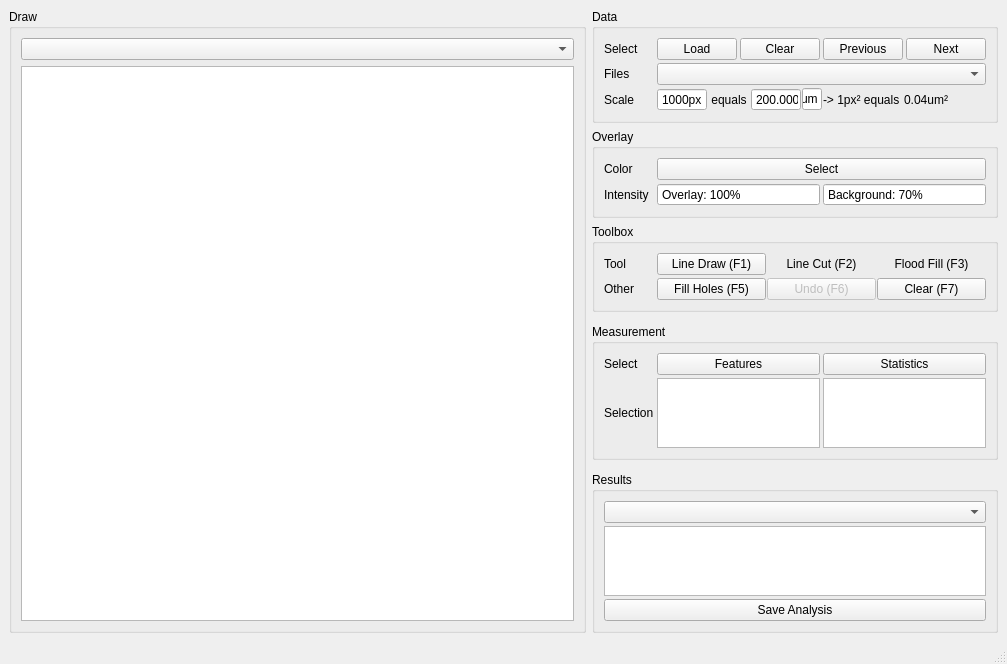
<?xml version="1.0" encoding="UTF-8"?>
<ui version="4.0">
 <class>D_MAKRO_ManuelSegmentation</class>
 <widget class="QMainWindow" name="D_MAKRO_ManuelSegmentation">
  <property name="geometry">
   <rect>
    <x>0</x>
    <y>0</y>
    <width>1007</width>
    <height>661</height>
   </rect>
  </property>
  <property name="windowTitle">
   <string>MainWindow</string>
  </property>
  <widget class="QWidget" name="centralwidget">
   <layout class="QGridLayout" name="gridLayout">
    <item row="0" column="2">
     <widget class="QGroupBox" name="groupBox_Data">
      <property name="sizePolicy">
       <sizepolicy hsizetype="Preferred" vsizetype="Maximum">
        <horstretch>1</horstretch>
        <verstretch>0</verstretch>
       </sizepolicy>
      </property>
      <property name="title">
       <string>Data</string>
      </property>
      <layout class="QGridLayout" name="gridLayout_5">
       <property name="spacing">
        <number>3</number>
       </property>
       <item row="1" column="1" colspan="4">
        <widget class="QComboBox" name="comboBox_Data"/>
       </item>
       <item row="0" column="2">
        <widget class="QPushButton" name="pushButton_Data_Clear">
         <property name="sizePolicy">
          <sizepolicy hsizetype="Minimum" vsizetype="Fixed">
           <horstretch>0</horstretch>
           <verstretch>0</verstretch>
          </sizepolicy>
         </property>
         <property name="text">
          <string>Clear</string>
         </property>
        </widget>
       </item>
       <item row="0" column="1">
        <widget class="QPushButton" name="pushButton_Data_Load">
         <property name="sizePolicy">
          <sizepolicy hsizetype="Minimum" vsizetype="Fixed">
           <horstretch>0</horstretch>
           <verstretch>0</verstretch>
          </sizepolicy>
         </property>
         <property name="toolTip">
          <string>&lt;html&gt;&lt;head/&gt;&lt;body&gt;&lt;p&gt;Ctrl+O&lt;/p&gt;&lt;/body&gt;&lt;/html&gt;</string>
         </property>
         <property name="text">
          <string>Load</string>
         </property>
        </widget>
       </item>
       <item row="0" column="4">
        <widget class="QPushButton" name="pushButton_Data_Next">
         <property name="sizePolicy">
          <sizepolicy hsizetype="Minimum" vsizetype="Fixed">
           <horstretch>0</horstretch>
           <verstretch>0</verstretch>
          </sizepolicy>
         </property>
         <property name="toolTip">
          <string>&lt;html&gt;&lt;head/&gt;&lt;body&gt;&lt;p&gt;Ctrl+N&lt;/p&gt;&lt;/body&gt;&lt;/html&gt;</string>
         </property>
         <property name="text">
          <string>Next</string>
         </property>
         <property name="shortcut">
          <string>Ctrl+N</string>
         </property>
        </widget>
       </item>
       <item row="0" column="3">
        <widget class="QPushButton" name="pushButton_Data_Previous">
         <property name="sizePolicy">
          <sizepolicy hsizetype="Minimum" vsizetype="Fixed">
           <horstretch>0</horstretch>
           <verstretch>0</verstretch>
          </sizepolicy>
         </property>
         <property name="toolTip">
          <string>&lt;html&gt;&lt;head/&gt;&lt;body&gt;&lt;p&gt;Ctrl+B&lt;/p&gt;&lt;/body&gt;&lt;/html&gt;</string>
         </property>
         <property name="text">
          <string>Previous</string>
         </property>
         <property name="shortcut">
          <string>Ctrl+B</string>
         </property>
        </widget>
       </item>
       <item row="0" column="0">
        <widget class="QLabel" name="label_Select">
         <property name="minimumSize">
          <size>
           <width>50</width>
           <height>0</height>
          </size>
         </property>
         <property name="maximumSize">
          <size>
           <width>50</width>
           <height>16777215</height>
          </size>
         </property>
         <property name="text">
          <string>Select</string>
         </property>
        </widget>
       </item>
       <item row="1" column="0">
        <widget class="QLabel" name="label_Files">
         <property name="minimumSize">
          <size>
           <width>50</width>
           <height>0</height>
          </size>
         </property>
         <property name="maximumSize">
          <size>
           <width>50</width>
           <height>16777215</height>
          </size>
         </property>
         <property name="text">
          <string>Files</string>
         </property>
        </widget>
       </item>
       <item row="2" column="0">
        <widget class="QLabel" name="label_Scale">
         <property name="minimumSize">
          <size>
           <width>50</width>
           <height>0</height>
          </size>
         </property>
         <property name="maximumSize">
          <size>
           <width>50</width>
           <height>16777215</height>
          </size>
         </property>
         <property name="text">
          <string>Scale</string>
         </property>
        </widget>
       </item>
       <item row="2" column="1" colspan="4">
        <layout class="QHBoxLayout" name="horizontalLayout_Scale">
         <property name="spacing">
          <number>1</number>
         </property>
         <item>
          <widget class="QSpinBox" name="spinBox_Scale_Px">
           <property name="sizePolicy">
            <sizepolicy hsizetype="Maximum" vsizetype="Fixed">
             <horstretch>0</horstretch>
             <verstretch>0</verstretch>
            </sizepolicy>
           </property>
           <property name="minimumSize">
            <size>
             <width>50</width>
             <height>0</height>
            </size>
           </property>
           <property name="maximumSize">
            <size>
             <width>50</width>
             <height>16777215</height>
            </size>
           </property>
           <property name="buttonSymbols">
            <enum>QAbstractSpinBox::NoButtons</enum>
           </property>
           <property name="suffix">
            <string>px</string>
           </property>
           <property name="minimum">
            <number>1</number>
           </property>
           <property name="maximum">
            <number>99999</number>
           </property>
           <property name="value">
            <number>1000</number>
           </property>
          </widget>
         </item>
         <item>
          <widget class="QLabel" name="label_Scale_2">
           <property name="sizePolicy">
            <sizepolicy hsizetype="Maximum" vsizetype="Preferred">
             <horstretch>0</horstretch>
             <verstretch>0</verstretch>
            </sizepolicy>
           </property>
           <property name="text">
            <string> equals </string>
           </property>
          </widget>
         </item>
         <item>
          <widget class="QDoubleSpinBox" name="doubleSpinBox_Scale_CutomUnit">
           <property name="sizePolicy">
            <sizepolicy hsizetype="Maximum" vsizetype="Fixed">
             <horstretch>0</horstretch>
             <verstretch>0</verstretch>
            </sizepolicy>
           </property>
           <property name="minimumSize">
            <size>
             <width>50</width>
             <height>0</height>
            </size>
           </property>
           <property name="maximumSize">
            <size>
             <width>50</width>
             <height>16777215</height>
            </size>
           </property>
           <property name="buttonSymbols">
            <enum>QAbstractSpinBox::NoButtons</enum>
           </property>
           <property name="decimals">
            <number>3</number>
           </property>
           <property name="maximum">
            <double>99999.000000000000000</double>
           </property>
           <property name="value">
            <double>200.000000000000000</double>
           </property>
          </widget>
         </item>
         <item>
          <widget class="QLineEdit" name="lineEdit_Scale_CustomUnit">
           <property name="sizePolicy">
            <sizepolicy hsizetype="Maximum" vsizetype="Fixed">
             <horstretch>0</horstretch>
             <verstretch>0</verstretch>
            </sizepolicy>
           </property>
           <property name="minimumSize">
            <size>
             <width>20</width>
             <height>0</height>
            </size>
           </property>
           <property name="maximumSize">
            <size>
             <width>20</width>
             <height>16777215</height>
            </size>
           </property>
           <property name="text">
            <string>um</string>
           </property>
           <property name="readOnly">
            <bool>true</bool>
           </property>
          </widget>
         </item>
         <item>
          <widget class="QLabel" name="label_Scale_3">
           <property name="sizePolicy">
            <sizepolicy hsizetype="Maximum" vsizetype="Preferred">
             <horstretch>0</horstretch>
             <verstretch>0</verstretch>
            </sizepolicy>
           </property>
           <property name="text">
            <string>-&gt; 1px² equals </string>
           </property>
          </widget>
         </item>
         <item>
          <widget class="QLabel" name="label_Scale_Factor">
           <property name="text">
            <string>0.04um²</string>
           </property>
          </widget>
         </item>
        </layout>
       </item>
      </layout>
     </widget>
    </item>
    <item row="0" column="0" rowspan="7">
     <widget class="QGroupBox" name="groupBox_Draw">
      <property name="sizePolicy">
       <sizepolicy hsizetype="Preferred" vsizetype="Preferred">
        <horstretch>3</horstretch>
        <verstretch>0</verstretch>
       </sizepolicy>
      </property>
      <property name="title">
       <string>Draw</string>
      </property>
      <layout class="QGridLayout" name="gridLayout_2">
       <item row="1" column="0">
        <widget class="QGraphicsView" name="graphicsView_Draw">
         <property name="mouseTracking">
          <bool>true</bool>
         </property>
        </widget>
       </item>
       <item row="0" column="0">
        <widget class="QComboBox" name="comboBox_StepsDraw"/>
       </item>
      </layout>
     </widget>
    </item>
    <item row="4" column="2">
     <widget class="QGroupBox" name="groupBox_Measurement">
      <property name="sizePolicy">
       <sizepolicy hsizetype="Preferred" vsizetype="Maximum">
        <horstretch>1</horstretch>
        <verstretch>1</verstretch>
       </sizepolicy>
      </property>
      <property name="title">
       <string>Measurement</string>
      </property>
      <layout class="QGridLayout" name="gridLayout_4">
       <property name="spacing">
        <number>3</number>
       </property>
       <item row="1" column="2">
        <widget class="QPlainTextEdit" name="plainTextEdit_Stats">
         <property name="maximumSize">
          <size>
           <width>16777215</width>
           <height>100</height>
          </size>
         </property>
        </widget>
       </item>
       <item row="1" column="1">
        <widget class="QPlainTextEdit" name="plainTextEdit_Feats">
         <property name="maximumSize">
          <size>
           <width>16777215</width>
           <height>100</height>
          </size>
         </property>
        </widget>
       </item>
       <item row="0" column="1">
        <widget class="QPushButton" name="pushButton_Select_Feats">
         <property name="text">
          <string>Features</string>
         </property>
        </widget>
       </item>
       <item row="0" column="2">
        <widget class="QPushButton" name="pushButton_Select_Stats">
         <property name="text">
          <string>Statistics</string>
         </property>
        </widget>
       </item>
       <item row="0" column="0">
        <widget class="QLabel" name="label_4">
         <property name="minimumSize">
          <size>
           <width>50</width>
           <height>0</height>
          </size>
         </property>
         <property name="maximumSize">
          <size>
           <width>50</width>
           <height>16777215</height>
          </size>
         </property>
         <property name="text">
          <string>Select</string>
         </property>
        </widget>
       </item>
       <item row="1" column="0">
        <widget class="QLabel" name="label_5">
         <property name="minimumSize">
          <size>
           <width>50</width>
           <height>0</height>
          </size>
         </property>
         <property name="maximumSize">
          <size>
           <width>50</width>
           <height>16777215</height>
          </size>
         </property>
         <property name="text">
          <string>Selection</string>
         </property>
        </widget>
       </item>
      </layout>
     </widget>
    </item>
    <item row="6" column="2">
     <widget class="QGroupBox" name="groupBox_Results">
      <property name="sizePolicy">
       <sizepolicy hsizetype="Preferred" vsizetype="Preferred">
        <horstretch>1</horstretch>
        <verstretch>2</verstretch>
       </sizepolicy>
      </property>
      <property name="title">
       <string>Results</string>
      </property>
      <layout class="QGridLayout" name="gridLayout_3">
       <property name="spacing">
        <number>3</number>
       </property>
       <item row="1" column="0">
        <widget class="QStackedWidget" name="stackedWidget_Results">
         <widget class="QWidget" name="page_Graphics_Segmentation">
          <layout class="QGridLayout" name="gridLayout_7">
           <property name="leftMargin">
            <number>0</number>
           </property>
           <property name="topMargin">
            <number>0</number>
           </property>
           <property name="rightMargin">
            <number>0</number>
           </property>
           <property name="bottomMargin">
            <number>0</number>
           </property>
           <item row="0" column="0">
            <widget class="QGraphicsView" name="graphicsView_Res_Gra_Seg"/>
           </item>
          </layout>
         </widget>
         <widget class="QWidget" name="page_Res_Tab_Current_Feats">
          <layout class="QGridLayout" name="gridLayout_6">
           <property name="leftMargin">
            <number>0</number>
           </property>
           <property name="topMargin">
            <number>0</number>
           </property>
           <property name="rightMargin">
            <number>0</number>
           </property>
           <property name="bottomMargin">
            <number>0</number>
           </property>
           <item row="0" column="0">
            <widget class="QTableWidget" name="tableWidget_Res_Current_Feats"/>
           </item>
          </layout>
         </widget>
         <widget class="QWidget" name="page_Res_Tab_Current_Stats">
          <layout class="QGridLayout" name="gridLayout_10">
           <property name="leftMargin">
            <number>0</number>
           </property>
           <property name="topMargin">
            <number>0</number>
           </property>
           <property name="rightMargin">
            <number>0</number>
           </property>
           <property name="bottomMargin">
            <number>0</number>
           </property>
           <item row="0" column="0">
            <widget class="QTableWidget" name="tableWidget_Res_Current_Stats"/>
           </item>
          </layout>
         </widget>
         <widget class="QWidget" name="page_Res_Tab_All_Feats">
          <layout class="QGridLayout" name="gridLayout_9">
           <property name="leftMargin">
            <number>0</number>
           </property>
           <property name="topMargin">
            <number>0</number>
           </property>
           <property name="rightMargin">
            <number>0</number>
           </property>
           <property name="bottomMargin">
            <number>0</number>
           </property>
           <item row="0" column="0">
            <widget class="QTableWidget" name="tableWidget_Res_All_Feats"/>
           </item>
          </layout>
         </widget>
         <widget class="QWidget" name="page_Res_Tab_All_Stats">
          <layout class="QGridLayout" name="gridLayout_8">
           <property name="leftMargin">
            <number>0</number>
           </property>
           <property name="topMargin">
            <number>0</number>
           </property>
           <property name="rightMargin">
            <number>0</number>
           </property>
           <property name="bottomMargin">
            <number>0</number>
           </property>
           <item row="0" column="0">
            <widget class="QTableWidget" name="tableWidget_Res_All_Stats"/>
           </item>
          </layout>
         </widget>
        </widget>
       </item>
       <item row="0" column="0">
        <widget class="QComboBox" name="comboBox_Results"/>
       </item>
       <item row="2" column="0">
        <widget class="QPushButton" name="pushButton_Results_SaveAnalysis">
         <property name="text">
          <string>Save Analysis</string>
         </property>
        </widget>
       </item>
      </layout>
     </widget>
    </item>
    <item row="2" column="2">
     <widget class="QGroupBox" name="groupBox_ToolBox">
      <property name="sizePolicy">
       <sizepolicy hsizetype="Preferred" vsizetype="Preferred">
        <horstretch>1</horstretch>
        <verstretch>0</verstretch>
       </sizepolicy>
      </property>
      <property name="title">
       <string>Toolbox</string>
      </property>
      <layout class="QGridLayout" name="gridLayout_11">
       <property name="spacing">
        <number>3</number>
       </property>
       <item row="2" column="1">
        <layout class="QHBoxLayout" name="horizontalLayout_Pen">
         <property name="spacing">
          <number>1</number>
         </property>
         <item>
          <widget class="QPushButton" name="pushButton_Draw_FillHoles">
           <property name="sizePolicy">
            <sizepolicy hsizetype="Preferred" vsizetype="Fixed">
             <horstretch>0</horstretch>
             <verstretch>0</verstretch>
            </sizepolicy>
           </property>
           <property name="text">
            <string>Fill Holes (F5)</string>
           </property>
           <property name="shortcut">
            <string>F5</string>
           </property>
           <property name="flat">
            <bool>false</bool>
           </property>
          </widget>
         </item>
         <item>
          <widget class="QPushButton" name="pushButton_Draw_Undo">
           <property name="enabled">
            <bool>false</bool>
           </property>
           <property name="sizePolicy">
            <sizepolicy hsizetype="Preferred" vsizetype="Fixed">
             <horstretch>0</horstretch>
             <verstretch>0</verstretch>
            </sizepolicy>
           </property>
           <property name="text">
            <string>Undo (F6)</string>
           </property>
           <property name="shortcut">
            <string>F6</string>
           </property>
           <property name="autoDefault">
            <bool>false</bool>
           </property>
           <property name="default">
            <bool>false</bool>
           </property>
           <property name="flat">
            <bool>false</bool>
           </property>
          </widget>
         </item>
         <item>
          <widget class="QPushButton" name="pushButton_Draw_Clear">
           <property name="text">
            <string>Clear (F7)</string>
           </property>
           <property name="shortcut">
            <string>F7</string>
           </property>
          </widget>
         </item>
        </layout>
       </item>
       <item row="1" column="1">
        <layout class="QHBoxLayout" name="horizontalLayout_Tool">
         <property name="spacing">
          <number>1</number>
         </property>
         <item>
          <widget class="QPushButton" name="pushButton_DrawTool_Line_FG">
           <property name="sizePolicy">
            <sizepolicy hsizetype="Preferred" vsizetype="Fixed">
             <horstretch>0</horstretch>
             <verstretch>0</verstretch>
            </sizepolicy>
           </property>
           <property name="text">
            <string>Line Draw (F1)</string>
           </property>
           <property name="shortcut">
            <string>F1</string>
           </property>
           <property name="flat">
            <bool>false</bool>
           </property>
          </widget>
         </item>
         <item>
          <widget class="QPushButton" name="pushButton_DrawTool_Line_BG">
           <property name="sizePolicy">
            <sizepolicy hsizetype="Preferred" vsizetype="Fixed">
             <horstretch>0</horstretch>
             <verstretch>0</verstretch>
            </sizepolicy>
           </property>
           <property name="text">
            <string>Line Cut (F2)</string>
           </property>
           <property name="shortcut">
            <string>F2</string>
           </property>
           <property name="flat">
            <bool>true</bool>
           </property>
          </widget>
         </item>
         <item>
          <widget class="QPushButton" name="pushButton_DrawTool_Floodfill">
           <property name="sizePolicy">
            <sizepolicy hsizetype="Preferred" vsizetype="Fixed">
             <horstretch>0</horstretch>
             <verstretch>0</verstretch>
            </sizepolicy>
           </property>
           <property name="text">
            <string>Flood Fill (F3)</string>
           </property>
           <property name="shortcut">
            <string>F3</string>
           </property>
           <property name="flat">
            <bool>true</bool>
           </property>
          </widget>
         </item>
        </layout>
       </item>
       <item row="2" column="0">
        <widget class="QLabel" name="label_Pen">
         <property name="sizePolicy">
          <sizepolicy hsizetype="Preferred" vsizetype="Preferred">
           <horstretch>0</horstretch>
           <verstretch>0</verstretch>
          </sizepolicy>
         </property>
         <property name="minimumSize">
          <size>
           <width>50</width>
           <height>0</height>
          </size>
         </property>
         <property name="maximumSize">
          <size>
           <width>50</width>
           <height>16777215</height>
          </size>
         </property>
         <property name="text">
          <string>Other</string>
         </property>
        </widget>
       </item>
       <item row="1" column="0">
        <widget class="QLabel" name="label_Tool">
         <property name="sizePolicy">
          <sizepolicy hsizetype="Preferred" vsizetype="Preferred">
           <horstretch>0</horstretch>
           <verstretch>0</verstretch>
          </sizepolicy>
         </property>
         <property name="minimumSize">
          <size>
           <width>50</width>
           <height>0</height>
          </size>
         </property>
         <property name="maximumSize">
          <size>
           <width>50</width>
           <height>16777215</height>
          </size>
         </property>
         <property name="text">
          <string>Tool</string>
         </property>
        </widget>
       </item>
      </layout>
     </widget>
    </item>
    <item row="1" column="2">
     <widget class="QGroupBox" name="groupBox_Overlay">
      <property name="title">
       <string>Overlay</string>
      </property>
      <layout class="QGridLayout" name="gridLayout_12">
       <property name="spacing">
        <number>3</number>
       </property>
       <item row="0" column="0">
        <widget class="QLabel" name="label_Overlay">
         <property name="sizePolicy">
          <sizepolicy hsizetype="Preferred" vsizetype="Preferred">
           <horstretch>0</horstretch>
           <verstretch>0</verstretch>
          </sizepolicy>
         </property>
         <property name="minimumSize">
          <size>
           <width>50</width>
           <height>0</height>
          </size>
         </property>
         <property name="maximumSize">
          <size>
           <width>50</width>
           <height>16777215</height>
          </size>
         </property>
         <property name="text">
          <string>Color</string>
         </property>
        </widget>
       </item>
       <item row="1" column="0">
        <widget class="QLabel" name="label_Overlay_Intensity">
         <property name="minimumSize">
          <size>
           <width>50</width>
           <height>0</height>
          </size>
         </property>
         <property name="maximumSize">
          <size>
           <width>50</width>
           <height>16777215</height>
          </size>
         </property>
         <property name="text">
          <string>Intensity</string>
         </property>
        </widget>
       </item>
       <item row="0" column="1" colspan="2">
        <widget class="QPushButton" name="pushButton_Overlay_Color">
         <property name="sizePolicy">
          <sizepolicy hsizetype="Preferred" vsizetype="Fixed">
           <horstretch>0</horstretch>
           <verstretch>0</verstretch>
          </sizepolicy>
         </property>
         <property name="styleSheet">
          <string notr="true"/>
         </property>
         <property name="text">
          <string>Select</string>
         </property>
         <property name="flat">
          <bool>false</bool>
         </property>
        </widget>
       </item>
       <item row="1" column="1">
        <widget class="QDoubleSpinBox" name="doubleSpinBox_Intensity_Overlay">
         <property name="buttonSymbols">
          <enum>QAbstractSpinBox::NoButtons</enum>
         </property>
         <property name="prefix">
          <string>Overlay: </string>
         </property>
         <property name="suffix">
          <string>%</string>
         </property>
         <property name="decimals">
          <number>0</number>
         </property>
         <property name="value">
          <double>100.000000000000000</double>
         </property>
        </widget>
       </item>
       <item row="1" column="2">
        <widget class="QDoubleSpinBox" name="doubleSpinBox_Intensity_Backgrouond">
         <property name="buttonSymbols">
          <enum>QAbstractSpinBox::NoButtons</enum>
         </property>
         <property name="prefix">
          <string>Background: </string>
         </property>
         <property name="suffix">
          <string>%</string>
         </property>
         <property name="decimals">
          <number>0</number>
         </property>
         <property name="value">
          <double>70.000000000000000</double>
         </property>
        </widget>
       </item>
      </layout>
     </widget>
    </item>
   </layout>
  </widget>
  <widget class="QMenuBar" name="menubar">
   <property name="geometry">
    <rect>
     <x>0</x>
     <y>0</y>
     <width>1007</width>
     <height>21</height>
    </rect>
   </property>
  </widget>
  <widget class="QStatusBar" name="statusbar"/>
 </widget>
 <resources/>
 <connections>
  <connection>
   <sender>comboBox_Results</sender>
   <signal>currentIndexChanged(int)</signal>
   <receiver>stackedWidget_Results</receiver>
   <slot>setCurrentIndex(int)</slot>
   <hints>
    <hint type="sourcelabel">
     <x>887</x>
     <y>442</y>
    </hint>
    <hint type="destinationlabel">
     <x>823</x>
     <y>537</y>
    </hint>
   </hints>
  </connection>
 </connections>
</ui>
